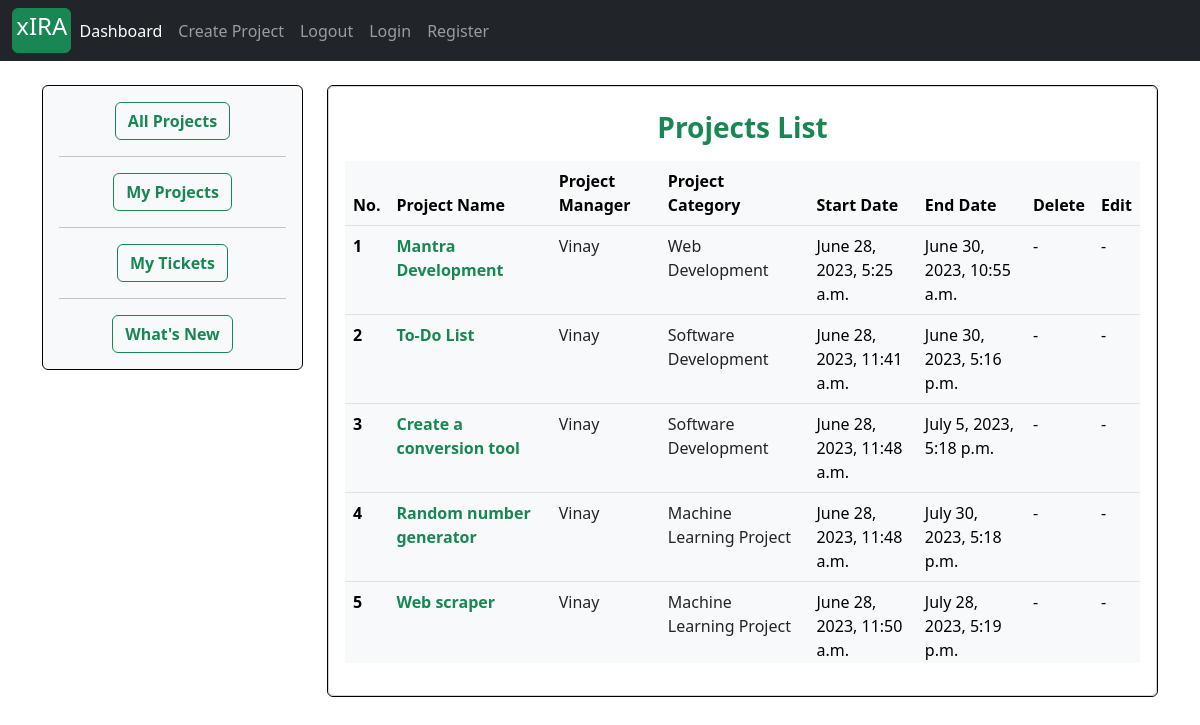
The app's page /dashboard_manager/1/ with its own data.
### projects/models.py (models this page shows, shortened)
class Project(models.Model):
    project_name         = models.CharField(max_length=30)
    project_description  = models.TextField(max_length=600, blank=True)
    project_category     = models.CharField(max_length=30, choices=choices)
    project_manager      =  models.ForeignKey(ProjectManager, on_delete=models.SET_NULL, null=True)
    assignees            =  models.ManyToManyField(Account)
    start_date           = models.DateTimeField(auto_now_add=True)
    estimated_end_date   = models.DateTimeField()

### accounts/models.py (models this page shows, shortened)
class ProjectManager(models.Model):
    project_manager = models.OneToOneField(Account, on_delete=models.CASCADE)
    domain          = models.CharField(max_length=40, choices=choices_1)
    def __str__(self):
        return self.project_manager.first_name

class Account(AbstractBaseUser):
    first_name           = models.CharField(max_length=50)
    last_name            = models.CharField(max_length=50)
    work_email           = models.EmailField(max_length=100, unique=True)
    contact_number       = models.CharField(max_length=50)
    work_profile         = models.CharField(max_length=30, choices=choices)
    date_joined     = models.DateTimeField(auto_now_add=True)
    last_login      = models.DateTimeField(auto_now_add=True)
    is_admin        = models.BooleanField(default=False)
    is_staff        = models.BooleanField(default=False)
    is_active        = models.BooleanField(default=False)
    is_superadmin        = models.BooleanField(default=False)
    USERNAME_FIELD = 'work_email'
    REQUIRED_FIELDS = ['first_name', 'last_name']
    objects = MyAccountManager()

### xIRA/views.py (the view)
# urls.py: path('dashboard_manager/<int:manager_id>/', views.manager_dashboard, name='manager_dashboard'),
def manager_dashboard(request, manager_id):
    manager_project = Project.objects.filter(project_manager__project_manager__id = manager_id)
    context = {
        'projects': manager_project,
    }
    return render(request, 'landingPage.html', context)

### projects/context_processors.py (called while the page is built)
def create_project_form(request):
    form = ProjectCreationForm()
    context = {
        'project_creation_form': form
    }
    return context

### templates/landingPage.html
{% extends 'base.html' %}
{% block content %}
<div class="container mt-4">
 <div class="row">
    <div class="col-sm-3" style="">
      <div class="card bg bg-light" style="border: 1px solid black;">
    <div class="card-body text-center">
      <a href="{% url 'dashboard' %}" class="btn btn-outline-success"  style="text-decoration: none"><strong>All Projects</strong></a>
    <hr>
      <a href="{% url 'dashboard' request.user.id %}" class="btn btn-outline-success"  style="text-decoration: none"><strong>My Projects</strong></a>
    <hr>
      <a href="{% url 'user_ticket_dashboard' %}" class="btn btn-outline-success"  style="text-decoration: none"><strong>My Tickets</strong></a>
    <hr>
		  <a href="{% url 'get_notifications' %}" class="btn btn-outline-success"  style="text-decoration: none"><strong>What's New</strong></a>
    </div>
      </div>
    </div>
    <div class="col-lg" style="">
        <div class="card"  style="border: 1px solid black;">
  <div class="card">
    <div class="card-body">
    <table class="table table-light caption-top" style="position: relative;height: 560px;overflow: auto;display: block;" id="project_table">
  <caption><h3 class="text-success text-center"><strong>Projects List</strong></h3></caption>
  <thead>
    <tr>
      <th scope="col">No.</th>
      <th scope="col">
          Project Name
      </th>
      <th scope="col">Project Manager</th>
      <th scope="col">Project Category</th>
      <th scope="col">Start Date</th>
      <th scope="col">End Date</th>
        <th scope="col">Delete</th>
        <th scope="col">Edit</th>
    </tr>
  </thead>
{% for project in projects %}
  <tbody>
    <tr>
      <th scope="row">{{forloop.counter}}</th>
      <td>
              <a href="{% url 'project_detail' project.id %}" style="text-decoration: none" ><strong class="text-success">{{project.project_name}}</strong></a>
      </td>
      <td>
          <a href="{% url 'manager_dashboard' project.project_manager.project_manager.id %}" style="text-decoration: none; color: hotpink;" class="text-dark">{{project.project_manager}}</a>
      </td>
      <td>
      <a href="{% url 'project_category_dashboard' project.project_category|slugify %}" style="text-decoration: none; color: hotpink;" class="text-dark">{{project.project_category}}</a>
      </td>
      <td>{{project.start_date}}</td>
      <td>{{project.estimated_end_date}}</td>
      {% if request.user.is_project_manager and project.project_manager.project_manager == request.user %}
        <td><a href="{% url 'delete_project' project.id %}" style="text-decoration: none; color: hotpink;" class="text-success">Delete</a></td>
        <td><a href="{% url 'edit_project' project.id %}" style="text-decoration: none; color: hotpink;" class="text-success">Edit</a></td>
      {% else %}
        <td>-</td>
        <td>-</td>
      {% endif %}
    </tr>
{% endfor %}
  </tbody>
</table>
      </div>
  </div>
      </div>
        </div>
    </div>
</div>
{% endblock %}

### records on screen
Project: project_name "Mantra Development", project_manager "Vinay", project_category "Web Development", start_date "June 28, 2023, 5:25 a.m.", estimated_end_date "June 30, 2023, 10:55 a.m."
Project: project_name "To-Do List", project_manager "Vinay", project_category "Software Development", start_date "June 28, 2023, 11:41 a.m.", estimated_end_date "June 30, 2023, 5:16 p.m."
Project: project_name "Create a conversion tool", project_manager "Vinay", project_category "Software Development", start_date "June 28, 2023, 11:48 a.m.", estimated_end_date "July 5, 2023, 5:18 p.m."
Project: project_name "Random number generator", project_manager "Vinay", project_category "Machine Learning Project", start_date "June 28, 2023, 11:48 a.m.", estimated_end_date "July 30, 2023, 5:18 p.m."
Project: project_name "Web scraper", project_manager "Vinay", project_category "Machine Learning Project", start_date "June 28, 2023, 11:50 a.m.", estimated_end_date "July 28, 2023, 5:19 p.m."
